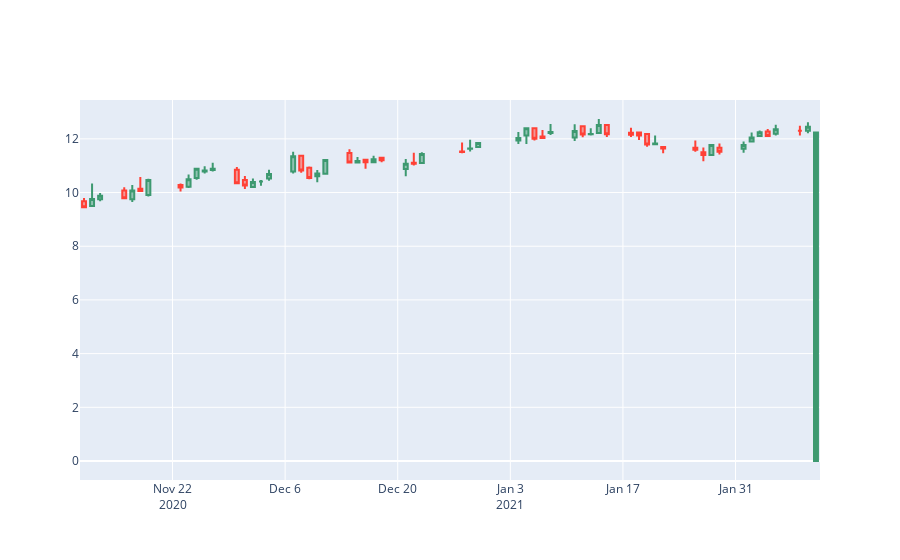

The cell this chart's notebook holds for it:
### Code cell
Candles = invest.candles(Consultar)
Candles
